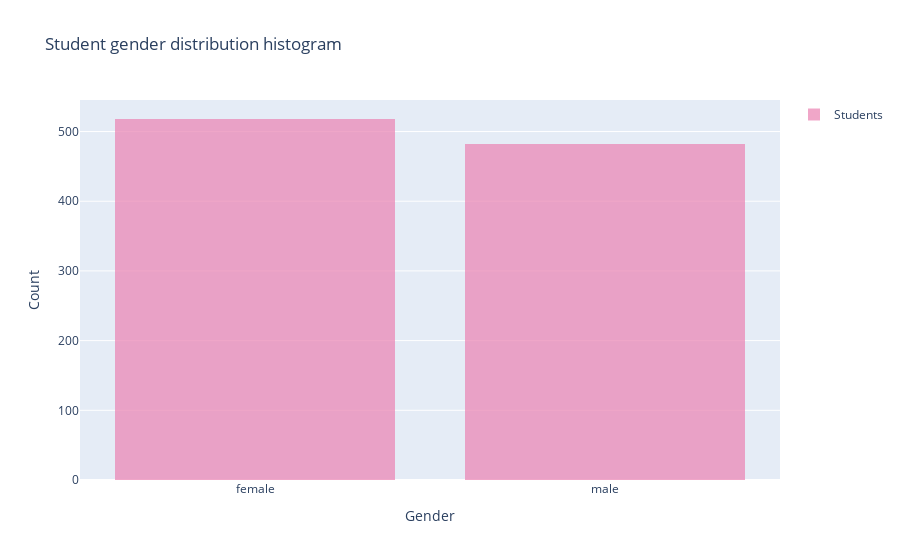

The notebook cell saved with this chart:
### Code cell
#gender preview

import plotly.graph_objects as go
fig = go.Figure()
fig.add_trace(go.Histogram(
    x=df["gender"],
    name='Students', # name used in legend and hover labels
    xbins=dict( # bins used for histogram
        size=0.1
        
    ),
    marker_color='#EB89B6',
    opacity=0.75
))


fig.update_layout(
    title_text='Student gender distribution histogram', # title of plot
    xaxis_title_text='Gender', # xaxis label
    yaxis_title_text='Count', # yaxis label
    showlegend=True
   
    
)

fig.show()

males = df["gender"] == "male"
count_males = df[males].shape[0]
females = df["gender"] == "female"
count_females = df[females].shape[0]

print("Of ", count_row, " students there are ", count_males, " male students and ", count_females, " female students.")

### Figure 1 — Plotly figure (JSON) as saved in the notebook; plotly's stock layout.template omitted (floating-point values rounded to 4 significant figures; data arrays with more than 128 entries replaced by an {"elided": "..."} marker saying what was removed)
{"data": [{"marker": {"color": "#EB89B6"}, "name": "Students", "opacity": 0.75, "type": "histogram", "x": {"elided": "1000 str values"}, "xbins": {"size": 0.1}}], "layout": {"showlegend": true, "title": {"text": "Student gender distribution histogram"}, "xaxis": {"title": {"text": "Gender"}}, "yaxis": {"title": {"text": "Count"}}}}
